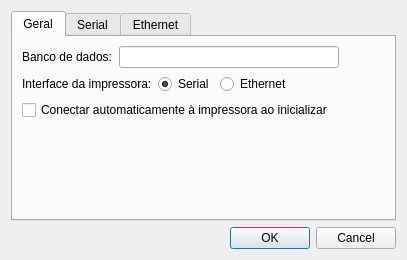
<?xml version="1.0" encoding="UTF-8"?>
<ui version="4.0">
 <class>SettingsDlg</class>
 <widget class="QDialog" name="SettingsDlg">
  <property name="geometry">
   <rect>
    <x>0</x>
    <y>0</y>
    <width>407</width>
    <height>247</height>
   </rect>
  </property>
  <property name="windowTitle">
   <string>Configurações</string>
  </property>
  <property name="windowIcon">
   <iconset resource="icons.qrc">
    <normaloff>:/icons/res/settings.png</normaloff>:/icons/res/settings.png</iconset>
  </property>
  <layout class="QVBoxLayout" name="verticalLayout">
   <item>
    <widget class="QTabWidget" name="tabWidget">
     <property name="tabShape">
      <enum>QTabWidget::Rounded</enum>
     </property>
     <property name="currentIndex">
      <number>0</number>
     </property>
     <property name="documentMode">
      <bool>false</bool>
     </property>
     <property name="tabsClosable">
      <bool>false</bool>
     </property>
     <widget class="QWidget" name="general">
      <attribute name="icon">
       <iconset resource="icons.qrc">
        <normaloff>:/icons/res/general.png</normaloff>:/icons/res/general.png</iconset>
      </attribute>
      <attribute name="title">
       <string>Geral</string>
      </attribute>
      <layout class="QVBoxLayout" name="verticalLayout_2">
       <item>
        <layout class="QHBoxLayout" name="horizontalLayout_2">
         <item>
          <widget class="QLabel" name="label_9">
           <property name="text">
            <string>Banco de dados:</string>
           </property>
          </widget>
         </item>
         <item>
          <widget class="QLineEdit" name="edDatabaseDir">
           <property name="readOnly">
            <bool>true</bool>
           </property>
          </widget>
         </item>
         <item>
          <widget class="QPushButton" name="btnDatabaseDir">
           <property name="text">
            <string/>
           </property>
           <property name="icon">
            <iconset resource="icons.qrc">
             <normaloff>:/icons/res/open.png</normaloff>:/icons/res/open.png</iconset>
           </property>
           <property name="flat">
            <bool>true</bool>
           </property>
          </widget>
         </item>
        </layout>
       </item>
       <item>
        <layout class="QHBoxLayout" name="horizontalLayout_3">
         <item>
          <widget class="QLabel" name="label_10">
           <property name="text">
            <string>Interface da impressora:</string>
           </property>
          </widget>
         </item>
         <item>
          <widget class="QRadioButton" name="rdoSerial">
           <property name="text">
            <string>Serial</string>
           </property>
           <property name="icon">
            <iconset resource="icons.qrc">
             <normaloff>:/icons/res/serial.png</normaloff>:/icons/res/serial.png</iconset>
           </property>
           <property name="checked">
            <bool>true</bool>
           </property>
          </widget>
         </item>
         <item>
          <widget class="QRadioButton" name="rdoEthernet">
           <property name="text">
            <string>Ethernet</string>
           </property>
           <property name="icon">
            <iconset resource="icons.qrc">
             <normaloff>:/icons/res/ethernet.png</normaloff>:/icons/res/ethernet.png</iconset>
           </property>
          </widget>
         </item>
         <item>
          <spacer name="horizontalSpacer">
           <property name="orientation">
            <enum>Qt::Horizontal</enum>
           </property>
           <property name="sizeHint" stdset="0">
            <size>
             <width>40</width>
             <height>20</height>
            </size>
           </property>
          </spacer>
         </item>
        </layout>
       </item>
       <item>
        <widget class="QCheckBox" name="cbConnectStartup">
         <property name="text">
          <string>Conectar automaticamente à impressora ao inicializar</string>
         </property>
        </widget>
       </item>
       <item>
        <spacer name="verticalSpacer">
         <property name="orientation">
          <enum>Qt::Vertical</enum>
         </property>
         <property name="sizeHint" stdset="0">
          <size>
           <width>20</width>
           <height>40</height>
          </size>
         </property>
        </spacer>
       </item>
      </layout>
     </widget>
     <widget class="QWidget" name="serial">
      <attribute name="icon">
       <iconset resource="icons.qrc">
        <normaloff>:/icons/res/serial.png</normaloff>:/icons/res/serial.png</iconset>
      </attribute>
      <attribute name="title">
       <string>Serial</string>
      </attribute>
      <layout class="QFormLayout" name="formLayout">
       <item row="0" column="0">
        <widget class="QLabel" name="label">
         <property name="text">
          <string>Porta</string>
         </property>
        </widget>
       </item>
       <item row="0" column="1">
        <widget class="QComboBox" name="cbSerialPort"/>
       </item>
       <item row="1" column="0">
        <widget class="QLabel" name="label_2">
         <property name="text">
          <string>Taxa de transmissão</string>
         </property>
        </widget>
       </item>
       <item row="1" column="1">
        <widget class="QComboBox" name="cbSerialBaudRate"/>
       </item>
       <item row="2" column="0">
        <widget class="QLabel" name="label_3">
         <property name="text">
          <string>Controle de fluxo</string>
         </property>
        </widget>
       </item>
       <item row="2" column="1">
        <widget class="QComboBox" name="cbSerialFlowControl"/>
       </item>
       <item row="3" column="0">
        <widget class="QLabel" name="label_4">
         <property name="text">
          <string>Bits de dados</string>
         </property>
        </widget>
       </item>
       <item row="3" column="1">
        <widget class="QComboBox" name="cbSerialDataBits"/>
       </item>
       <item row="4" column="0">
        <widget class="QLabel" name="label_5">
         <property name="text">
          <string>Bits de parada</string>
         </property>
        </widget>
       </item>
       <item row="4" column="1">
        <widget class="QComboBox" name="cbSerialStopBits"/>
       </item>
       <item row="5" column="0">
        <widget class="QLabel" name="label_6">
         <property name="text">
          <string>Paridade</string>
         </property>
        </widget>
       </item>
       <item row="5" column="1">
        <widget class="QComboBox" name="cbSerialParity"/>
       </item>
      </layout>
     </widget>
     <widget class="QWidget" name="ethernet">
      <attribute name="icon">
       <iconset resource="icons.qrc">
        <normaloff>:/icons/res/ethernet.png</normaloff>:/icons/res/ethernet.png</iconset>
      </attribute>
      <attribute name="title">
       <string>Ethernet</string>
      </attribute>
      <layout class="QFormLayout" name="formLayout_3">
       <item row="0" column="0">
        <widget class="QLabel" name="label_7">
         <property name="text">
          <string>Endereço IP</string>
         </property>
        </widget>
       </item>
       <item row="0" column="1">
        <widget class="QLineEdit" name="edEthernetIP">
         <property name="inputMask">
          <string>000.000.000.000;_</string>
         </property>
         <property name="alignment">
          <set>Qt::AlignRight|Qt::AlignTrailing|Qt::AlignVCenter</set>
         </property>
        </widget>
       </item>
       <item row="1" column="0">
        <widget class="QLabel" name="label_8">
         <property name="text">
          <string>Porta</string>
         </property>
        </widget>
       </item>
       <item row="1" column="1">
        <widget class="QSpinBox" name="sbEthernetPort">
         <property name="alignment">
          <set>Qt::AlignRight|Qt::AlignTrailing|Qt::AlignVCenter</set>
         </property>
         <property name="maximum">
          <number>65535</number>
         </property>
         <property name="value">
          <number>9100</number>
         </property>
        </widget>
       </item>
      </layout>
     </widget>
    </widget>
   </item>
   <item>
    <widget class="QDialogButtonBox" name="buttonBox">
     <property name="orientation">
      <enum>Qt::Horizontal</enum>
     </property>
     <property name="standardButtons">
      <set>QDialogButtonBox::Cancel|QDialogButtonBox::Ok</set>
     </property>
    </widget>
   </item>
  </layout>
 </widget>
 <resources>
  <include location="icons.qrc"/>
 </resources>
 <connections>
  <connection>
   <sender>buttonBox</sender>
   <signal>accepted()</signal>
   <receiver>SettingsDlg</receiver>
   <slot>accept()</slot>
   <hints>
    <hint type="sourcelabel">
     <x>248</x>
     <y>254</y>
    </hint>
    <hint type="destinationlabel">
     <x>157</x>
     <y>274</y>
    </hint>
   </hints>
  </connection>
  <connection>
   <sender>buttonBox</sender>
   <signal>rejected()</signal>
   <receiver>SettingsDlg</receiver>
   <slot>reject()</slot>
   <hints>
    <hint type="sourcelabel">
     <x>316</x>
     <y>260</y>
    </hint>
    <hint type="destinationlabel">
     <x>286</x>
     <y>274</y>
    </hint>
   </hints>
  </connection>
 </connections>
</ui>
